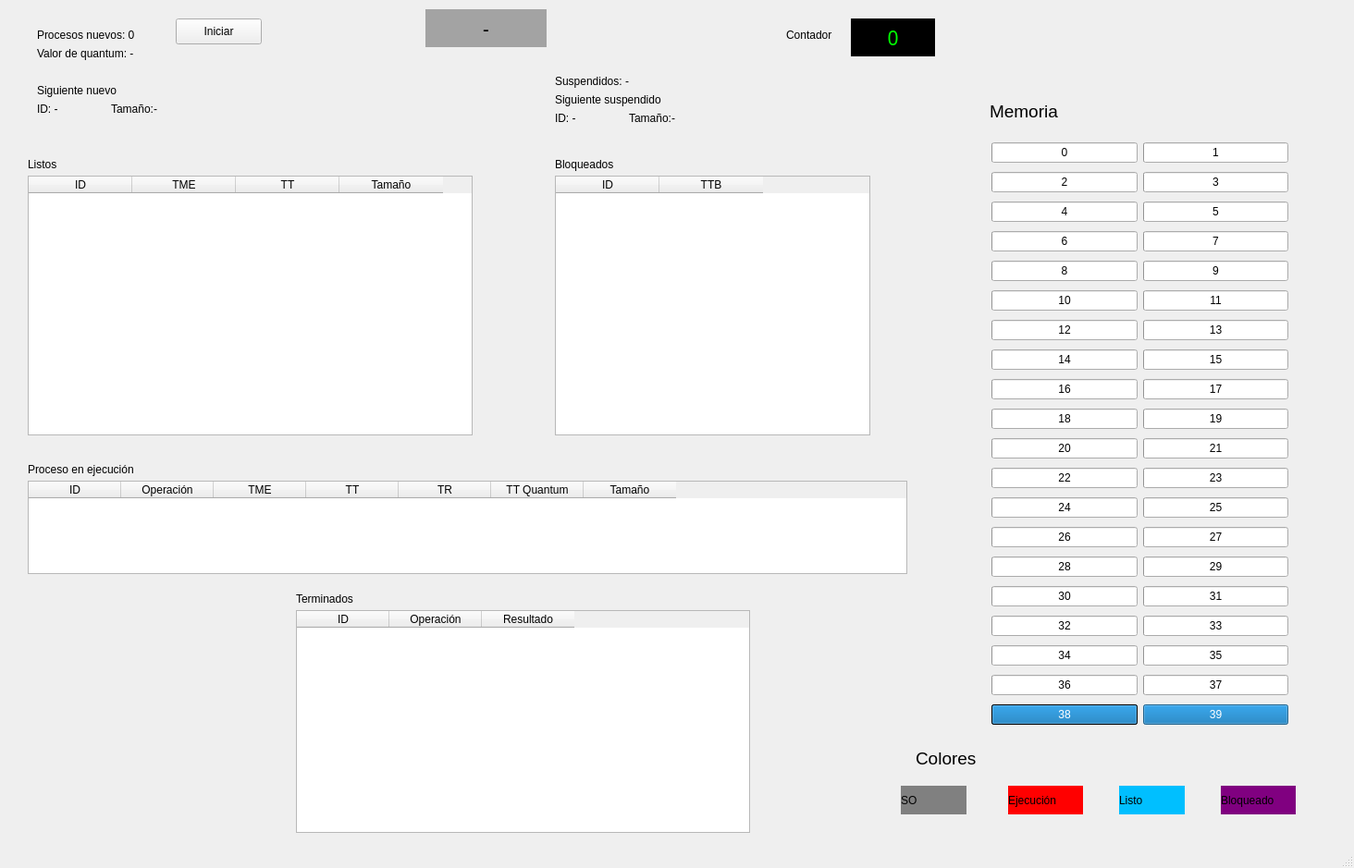
<?xml version="1.0" encoding="UTF-8"?>
<ui version="4.0">
 <class>MainWindow</class>
 <widget class="QMainWindow" name="MainWindow">
  <property name="geometry">
   <rect>
    <x>0</x>
    <y>0</y>
    <width>1464</width>
    <height>939</height>
   </rect>
  </property>
  <property name="windowTitle">
   <string>Paginación simple</string>
  </property>
  <widget class="QWidget" name="centralwidget">
   <widget class="QTableWidget" name="tableWidget">
    <property name="geometry">
     <rect>
      <x>30</x>
      <y>190</y>
      <width>481</width>
      <height>281</height>
     </rect>
    </property>
    <attribute name="horizontalHeaderDefaultSectionSize">
     <number>112</number>
    </attribute>
    <column>
     <property name="text">
      <string>ID</string>
     </property>
    </column>
    <column>
     <property name="text">
      <string>TME</string>
     </property>
    </column>
    <column>
     <property name="text">
      <string>TT</string>
     </property>
    </column>
    <column>
     <property name="text">
      <string>Tamaño</string>
     </property>
    </column>
   </widget>
   <widget class="QTableWidget" name="tableWidget_2">
    <property name="geometry">
     <rect>
      <x>30</x>
      <y>520</y>
      <width>951</width>
      <height>101</height>
     </rect>
    </property>
    <column>
     <property name="text">
      <string>ID</string>
     </property>
    </column>
    <column>
     <property name="text">
      <string>Operación</string>
     </property>
    </column>
    <column>
     <property name="text">
      <string>TME</string>
     </property>
    </column>
    <column>
     <property name="text">
      <string>TT</string>
     </property>
    </column>
    <column>
     <property name="text">
      <string>TR</string>
     </property>
    </column>
    <column>
     <property name="text">
      <string>TT Quantum</string>
     </property>
    </column>
    <column>
     <property name="text">
      <string>Tamaño</string>
     </property>
    </column>
   </widget>
   <widget class="QLabel" name="label">
    <property name="geometry">
     <rect>
      <x>40</x>
      <y>30</y>
      <width>141</width>
      <height>16</height>
     </rect>
    </property>
    <property name="text">
     <string>Procesos nuevos: 0</string>
    </property>
   </widget>
   <widget class="QLabel" name="label_2">
    <property name="geometry">
     <rect>
      <x>30</x>
      <y>170</y>
      <width>141</width>
      <height>16</height>
     </rect>
    </property>
    <property name="text">
     <string>Listos</string>
    </property>
   </widget>
   <widget class="QLabel" name="label_3">
    <property name="geometry">
     <rect>
      <x>30</x>
      <y>500</y>
      <width>141</width>
      <height>16</height>
     </rect>
    </property>
    <property name="text">
     <string>Proceso en ejecución</string>
    </property>
   </widget>
   <widget class="QTableWidget" name="tableWidget_3">
    <property name="geometry">
     <rect>
      <x>320</x>
      <y>660</y>
      <width>491</width>
      <height>241</height>
     </rect>
    </property>
    <column>
     <property name="text">
      <string>ID</string>
     </property>
    </column>
    <column>
     <property name="text">
      <string>Operación</string>
     </property>
    </column>
    <column>
     <property name="text">
      <string>Resultado</string>
     </property>
    </column>
   </widget>
   <widget class="QLabel" name="label_4">
    <property name="geometry">
     <rect>
      <x>320</x>
      <y>640</y>
      <width>141</width>
      <height>16</height>
     </rect>
    </property>
    <property name="text">
     <string>Terminados</string>
    </property>
   </widget>
   <widget class="QPushButton" name="pushButton">
    <property name="geometry">
     <rect>
      <x>190</x>
      <y>20</y>
      <width>93</width>
      <height>28</height>
     </rect>
    </property>
    <property name="text">
     <string>Iniciar</string>
    </property>
   </widget>
   <widget class="QLabel" name="contador">
    <property name="geometry">
     <rect>
      <x>920</x>
      <y>20</y>
      <width>91</width>
      <height>41</height>
     </rect>
    </property>
    <property name="font">
     <font>
      <family>Yu Gothic UI Semibold</family>
      <pointsize>16</pointsize>
      <weight>50</weight>
      <italic>false</italic>
      <bold>false</bold>
     </font>
    </property>
    <property name="styleSheet">
     <string notr="true">background-color: rgb(0, 0, 0);
color: rgb(0, 255, 0);
font: 16pt &quot;Yu Gothic UI Semibold&quot;;
</string>
    </property>
    <property name="text">
     <string>0</string>
    </property>
    <property name="alignment">
     <set>Qt::AlignCenter</set>
    </property>
   </widget>
   <widget class="QLabel" name="label_6">
    <property name="geometry">
     <rect>
      <x>850</x>
      <y>30</y>
      <width>71</width>
      <height>16</height>
     </rect>
    </property>
    <property name="text">
     <string>Contador</string>
    </property>
   </widget>
   <widget class="QLabel" name="estado">
    <property name="geometry">
     <rect>
      <x>460</x>
      <y>10</y>
      <width>131</width>
      <height>41</height>
     </rect>
    </property>
    <property name="font">
     <font>
      <family>Yu Gothic UI Semibold</family>
      <pointsize>16</pointsize>
      <weight>50</weight>
      <italic>false</italic>
      <bold>false</bold>
     </font>
    </property>
    <property name="styleSheet">
     <string notr="true">background-color: rgb(163, 163, 163);
border-radius: 40px;
</string>
    </property>
    <property name="frameShape">
     <enum>QFrame::NoFrame</enum>
    </property>
    <property name="text">
     <string>-</string>
    </property>
    <property name="alignment">
     <set>Qt::AlignCenter</set>
    </property>
   </widget>
   <widget class="QTableWidget" name="tableWidget_4">
    <property name="geometry">
     <rect>
      <x>600</x>
      <y>190</y>
      <width>341</width>
      <height>281</height>
     </rect>
    </property>
    <attribute name="horizontalHeaderDefaultSectionSize">
     <number>112</number>
    </attribute>
    <column>
     <property name="text">
      <string>ID</string>
     </property>
    </column>
    <column>
     <property name="text">
      <string>TTB</string>
     </property>
    </column>
   </widget>
   <widget class="QLabel" name="label_5">
    <property name="geometry">
     <rect>
      <x>600</x>
      <y>170</y>
      <width>141</width>
      <height>16</height>
     </rect>
    </property>
    <property name="text">
     <string>Bloqueados</string>
    </property>
   </widget>
   <widget class="QLabel" name="label_7">
    <property name="geometry">
     <rect>
      <x>40</x>
      <y>50</y>
      <width>141</width>
      <height>16</height>
     </rect>
    </property>
    <property name="text">
     <string>Valor de quantum: -</string>
    </property>
   </widget>
   <widget class="QLabel" name="label_8">
    <property name="geometry">
     <rect>
      <x>40</x>
      <y>90</y>
      <width>101</width>
      <height>16</height>
     </rect>
    </property>
    <property name="text">
     <string>Siguiente nuevo</string>
    </property>
   </widget>
   <widget class="QLabel" name="label_9">
    <property name="geometry">
     <rect>
      <x>40</x>
      <y>110</y>
      <width>71</width>
      <height>16</height>
     </rect>
    </property>
    <property name="text">
     <string>ID: -</string>
    </property>
   </widget>
   <widget class="QLabel" name="label_10">
    <property name="geometry">
     <rect>
      <x>120</x>
      <y>110</y>
      <width>151</width>
      <height>16</height>
     </rect>
    </property>
    <property name="text">
     <string>Tamaño:-</string>
    </property>
   </widget>
   <widget class="QWidget" name="gridLayoutWidget">
    <property name="geometry">
     <rect>
      <x>1072</x>
      <y>150</y>
      <width>321</width>
      <height>641</height>
     </rect>
    </property>
    <layout class="QGridLayout" name="gridLayout">
     <item row="6" column="0">
      <widget class="QProgressBar" name="progressBar_13">
       <property name="value">
        <number>0</number>
       </property>
       <property name="format">
        <string>12</string>
       </property>
      </widget>
     </item>
     <item row="7" column="0">
      <widget class="QProgressBar" name="progressBar_15">
       <property name="value">
        <number>0</number>
       </property>
       <property name="format">
        <string>14</string>
       </property>
      </widget>
     </item>
     <item row="5" column="0">
      <widget class="QProgressBar" name="progressBar_11">
       <property name="value">
        <number>0</number>
       </property>
       <property name="format">
        <string>10</string>
       </property>
      </widget>
     </item>
     <item row="6" column="1">
      <widget class="QProgressBar" name="progressBar_14">
       <property name="value">
        <number>0</number>
       </property>
       <property name="format">
        <string>13</string>
       </property>
      </widget>
     </item>
     <item row="9" column="0">
      <widget class="QProgressBar" name="progressBar_19">
       <property name="value">
        <number>0</number>
       </property>
       <property name="format">
        <string>18</string>
       </property>
      </widget>
     </item>
     <item row="5" column="1">
      <widget class="QProgressBar" name="progressBar_12">
       <property name="value">
        <number>0</number>
       </property>
       <property name="format">
        <string>11</string>
       </property>
      </widget>
     </item>
     <item row="8" column="0">
      <widget class="QProgressBar" name="progressBar_17">
       <property name="value">
        <number>0</number>
       </property>
       <property name="format">
        <string>16</string>
       </property>
      </widget>
     </item>
     <item row="7" column="1">
      <widget class="QProgressBar" name="progressBar_16">
       <property name="value">
        <number>0</number>
       </property>
       <property name="format">
        <string>15</string>
       </property>
      </widget>
     </item>
     <item row="8" column="1">
      <widget class="QProgressBar" name="progressBar_18">
       <property name="value">
        <number>0</number>
       </property>
       <property name="format">
        <string>17</string>
       </property>
      </widget>
     </item>
     <item row="9" column="1">
      <widget class="QProgressBar" name="progressBar_20">
       <property name="value">
        <number>0</number>
       </property>
       <property name="format">
        <string>19</string>
       </property>
      </widget>
     </item>
     <item row="10" column="0">
      <widget class="QProgressBar" name="progressBar_21">
       <property name="value">
        <number>0</number>
       </property>
       <property name="format">
        <string>20</string>
       </property>
      </widget>
     </item>
     <item row="10" column="1">
      <widget class="QProgressBar" name="progressBar_22">
       <property name="value">
        <number>0</number>
       </property>
       <property name="format">
        <string>21</string>
       </property>
      </widget>
     </item>
     <item row="11" column="0">
      <widget class="QProgressBar" name="progressBar_23">
       <property name="value">
        <number>0</number>
       </property>
       <property name="format">
        <string>22</string>
       </property>
      </widget>
     </item>
     <item row="0" column="0">
      <widget class="QProgressBar" name="progressBar">
       <property name="value">
        <number>0</number>
       </property>
       <property name="textVisible">
        <bool>true</bool>
       </property>
       <property name="invertedAppearance">
        <bool>false</bool>
       </property>
       <property name="textDirection">
        <enum>QProgressBar::TopToBottom</enum>
       </property>
       <property name="format">
        <string>0</string>
       </property>
      </widget>
     </item>
     <item row="0" column="1">
      <widget class="QProgressBar" name="progressBar_2">
       <property name="value">
        <number>0</number>
       </property>
       <property name="format">
        <string>1</string>
       </property>
      </widget>
     </item>
     <item row="2" column="0">
      <widget class="QProgressBar" name="progressBar_5">
       <property name="value">
        <number>0</number>
       </property>
       <property name="format">
        <string>4</string>
       </property>
      </widget>
     </item>
     <item row="3" column="0">
      <widget class="QProgressBar" name="progressBar_7">
       <property name="value">
        <number>0</number>
       </property>
       <property name="format">
        <string>6</string>
       </property>
      </widget>
     </item>
     <item row="4" column="0">
      <widget class="QProgressBar" name="progressBar_9">
       <property name="value">
        <number>0</number>
       </property>
       <property name="format">
        <string>8</string>
       </property>
      </widget>
     </item>
     <item row="1" column="0">
      <widget class="QProgressBar" name="progressBar_3">
       <property name="value">
        <number>0</number>
       </property>
       <property name="format">
        <string>2</string>
       </property>
      </widget>
     </item>
     <item row="2" column="1">
      <widget class="QProgressBar" name="progressBar_6">
       <property name="value">
        <number>0</number>
       </property>
       <property name="format">
        <string>5</string>
       </property>
      </widget>
     </item>
     <item row="3" column="1">
      <widget class="QProgressBar" name="progressBar_8">
       <property name="value">
        <number>0</number>
       </property>
       <property name="format">
        <string>7</string>
       </property>
      </widget>
     </item>
     <item row="4" column="1">
      <widget class="QProgressBar" name="progressBar_10">
       <property name="value">
        <number>0</number>
       </property>
       <property name="format">
        <string>9</string>
       </property>
      </widget>
     </item>
     <item row="1" column="1">
      <widget class="QProgressBar" name="progressBar_4">
       <property name="value">
        <number>0</number>
       </property>
       <property name="format">
        <string>3</string>
       </property>
      </widget>
     </item>
     <item row="16" column="0">
      <widget class="QProgressBar" name="progressBar_33">
       <property name="value">
        <number>0</number>
       </property>
       <property name="format">
        <string>32</string>
       </property>
      </widget>
     </item>
     <item row="19" column="0">
      <widget class="QProgressBar" name="progressBar_39">
       <property name="styleSheet">
        <string notr="true">background-color: rgb(0, 0, 0);</string>
       </property>
       <property name="value">
        <number>100</number>
       </property>
       <property name="format">
        <string>38</string>
       </property>
      </widget>
     </item>
     <item row="18" column="0">
      <widget class="QProgressBar" name="progressBar_37">
       <property name="value">
        <number>0</number>
       </property>
       <property name="format">
        <string>36</string>
       </property>
      </widget>
     </item>
     <item row="11" column="1">
      <widget class="QProgressBar" name="progressBar_24">
       <property name="value">
        <number>0</number>
       </property>
       <property name="format">
        <string>23</string>
       </property>
      </widget>
     </item>
     <item row="13" column="1">
      <widget class="QProgressBar" name="progressBar_28">
       <property name="value">
        <number>0</number>
       </property>
       <property name="format">
        <string>27</string>
       </property>
      </widget>
     </item>
     <item row="12" column="1">
      <widget class="QProgressBar" name="progressBar_26">
       <property name="value">
        <number>0</number>
       </property>
       <property name="format">
        <string>25</string>
       </property>
      </widget>
     </item>
     <item row="17" column="1">
      <widget class="QProgressBar" name="progressBar_36">
       <property name="value">
        <number>0</number>
       </property>
       <property name="format">
        <string>35</string>
       </property>
      </widget>
     </item>
     <item row="15" column="1">
      <widget class="QProgressBar" name="progressBar_32">
       <property name="value">
        <number>0</number>
       </property>
       <property name="format">
        <string>31</string>
       </property>
      </widget>
     </item>
     <item row="18" column="1">
      <widget class="QProgressBar" name="progressBar_38">
       <property name="value">
        <number>0</number>
       </property>
       <property name="format">
        <string>37</string>
       </property>
      </widget>
     </item>
     <item row="19" column="1">
      <widget class="QProgressBar" name="progressBar_40">
       <property name="value">
        <number>100</number>
       </property>
       <property name="format">
        <string>39</string>
       </property>
      </widget>
     </item>
     <item row="14" column="1">
      <widget class="QProgressBar" name="progressBar_30">
       <property name="value">
        <number>0</number>
       </property>
       <property name="format">
        <string>29</string>
       </property>
      </widget>
     </item>
     <item row="13" column="0">
      <widget class="QProgressBar" name="progressBar_27">
       <property name="value">
        <number>0</number>
       </property>
       <property name="format">
        <string>26</string>
       </property>
      </widget>
     </item>
     <item row="15" column="0">
      <widget class="QProgressBar" name="progressBar_31">
       <property name="value">
        <number>0</number>
       </property>
       <property name="format">
        <string>30</string>
       </property>
      </widget>
     </item>
     <item row="12" column="0">
      <widget class="QProgressBar" name="progressBar_25">
       <property name="value">
        <number>0</number>
       </property>
       <property name="format">
        <string>24</string>
       </property>
      </widget>
     </item>
     <item row="16" column="1">
      <widget class="QProgressBar" name="progressBar_34">
       <property name="value">
        <number>0</number>
       </property>
       <property name="format">
        <string>33</string>
       </property>
      </widget>
     </item>
     <item row="17" column="0">
      <widget class="QProgressBar" name="progressBar_35">
       <property name="value">
        <number>0</number>
       </property>
       <property name="format">
        <string>34</string>
       </property>
      </widget>
     </item>
     <item row="14" column="0">
      <widget class="QProgressBar" name="progressBar_29">
       <property name="value">
        <number>0</number>
       </property>
       <property name="format">
        <string>28</string>
       </property>
      </widget>
     </item>
    </layout>
   </widget>
   <widget class="QLabel" name="label_11">
    <property name="geometry">
     <rect>
      <x>1070</x>
      <y>100</y>
      <width>361</width>
      <height>41</height>
     </rect>
    </property>
    <property name="font">
     <font>
      <pointsize>14</pointsize>
     </font>
    </property>
    <property name="text">
     <string>Memoria</string>
    </property>
   </widget>
   <widget class="QLabel" name="label_12">
    <property name="geometry">
     <rect>
      <x>990</x>
      <y>800</y>
      <width>361</width>
      <height>41</height>
     </rect>
    </property>
    <property name="font">
     <font>
      <pointsize>14</pointsize>
     </font>
    </property>
    <property name="text">
     <string>Colores</string>
    </property>
   </widget>
   <widget class="QLabel" name="label_13">
    <property name="geometry">
     <rect>
      <x>974</x>
      <y>850</y>
      <width>71</width>
      <height>31</height>
     </rect>
    </property>
    <property name="styleSheet">
     <string notr="true">background-color: gray;</string>
    </property>
    <property name="text">
     <string>SO</string>
    </property>
   </widget>
   <widget class="QLabel" name="label_14">
    <property name="geometry">
     <rect>
      <x>1090</x>
      <y>850</y>
      <width>81</width>
      <height>31</height>
     </rect>
    </property>
    <property name="styleSheet">
     <string notr="true">background-color: red;</string>
    </property>
    <property name="text">
     <string>Ejecución</string>
    </property>
   </widget>
   <widget class="QLabel" name="label_15">
    <property name="geometry">
     <rect>
      <x>1210</x>
      <y>850</y>
      <width>71</width>
      <height>31</height>
     </rect>
    </property>
    <property name="styleSheet">
     <string notr="true">background-color: DeepSkyBlue;</string>
    </property>
    <property name="text">
     <string>Listo</string>
    </property>
   </widget>
   <widget class="QLabel" name="label_16">
    <property name="geometry">
     <rect>
      <x>1320</x>
      <y>850</y>
      <width>81</width>
      <height>31</height>
     </rect>
    </property>
    <property name="styleSheet">
     <string notr="true">background-color: purple</string>
    </property>
    <property name="text">
     <string>Bloqueado</string>
    </property>
   </widget>
   <widget class="QLabel" name="label_17">
    <property name="geometry">
     <rect>
      <x>680</x>
      <y>120</y>
      <width>151</width>
      <height>16</height>
     </rect>
    </property>
    <property name="text">
     <string>Tamaño:-</string>
    </property>
   </widget>
   <widget class="QLabel" name="label_18">
    <property name="geometry">
     <rect>
      <x>600</x>
      <y>120</y>
      <width>71</width>
      <height>16</height>
     </rect>
    </property>
    <property name="text">
     <string>ID: -</string>
    </property>
   </widget>
   <widget class="QLabel" name="label_19">
    <property name="geometry">
     <rect>
      <x>600</x>
      <y>100</y>
      <width>141</width>
      <height>16</height>
     </rect>
    </property>
    <property name="text">
     <string>Siguiente suspendido</string>
    </property>
   </widget>
   <widget class="QLabel" name="label_20">
    <property name="geometry">
     <rect>
      <x>600</x>
      <y>80</y>
      <width>131</width>
      <height>16</height>
     </rect>
    </property>
    <property name="text">
     <string>Suspendidos: -</string>
    </property>
   </widget>
  </widget>
  <widget class="QStatusBar" name="statusbar"/>
 </widget>
 <resources/>
 <connections/>
</ui>
